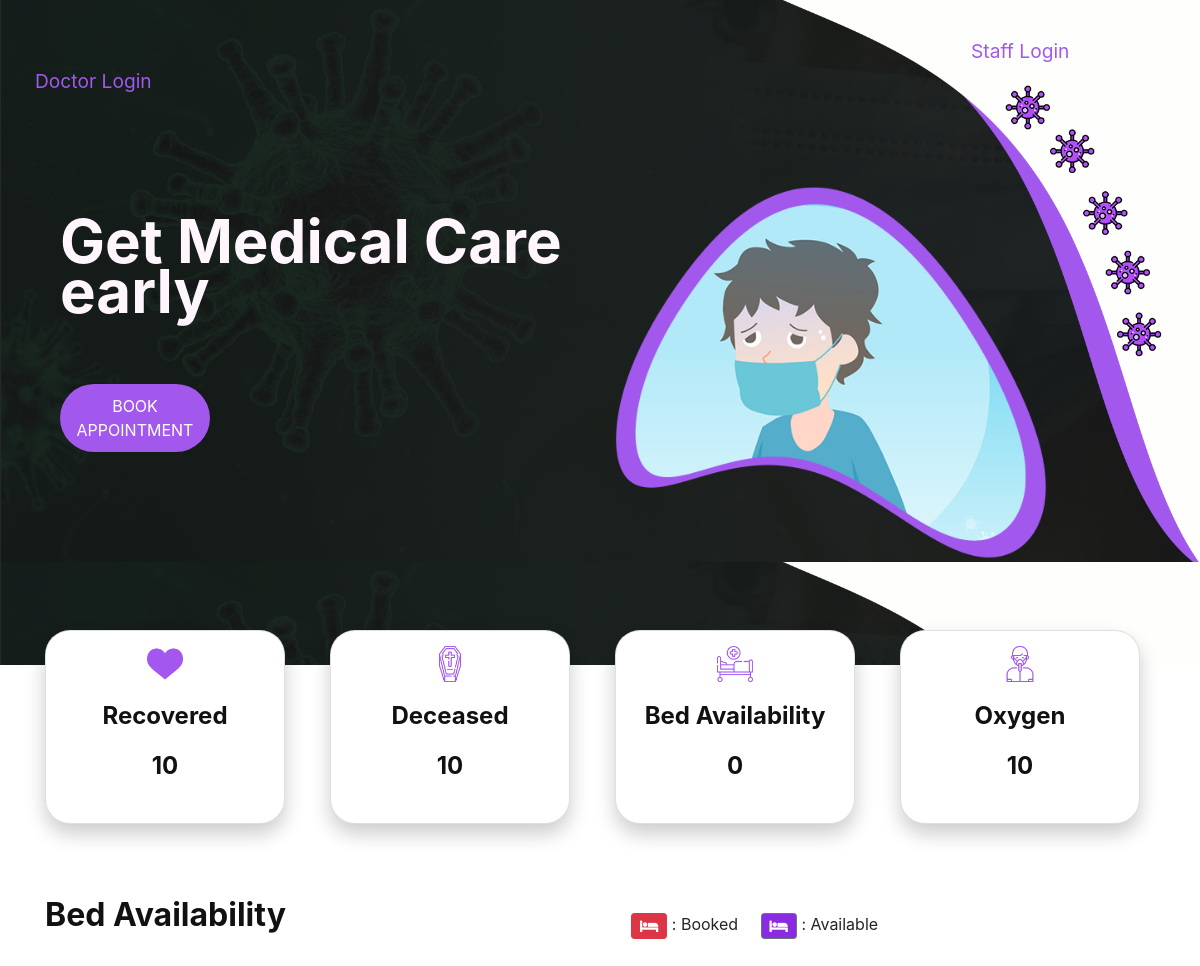
The app's page /, older data.
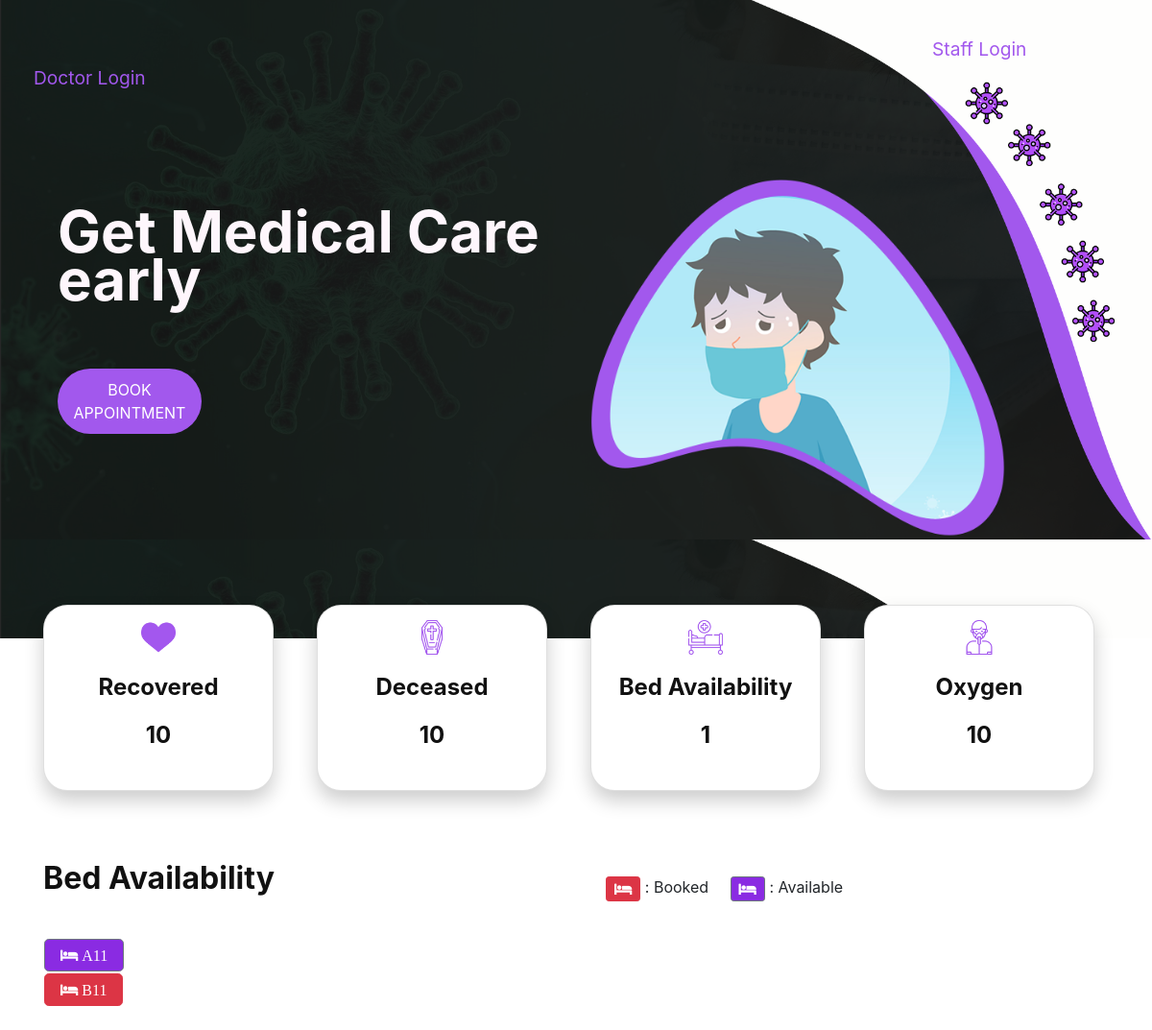
The same page, newer data.
### home/models.py (models this page shows, shortened)
class Bed(models.Model):
    bedId = models.AutoField(primary_key=True,max_length=24)
    bedNumber = models.CharField(max_length=5)
    occupied = models.BooleanField(default=False)

### home/views.py (the view, shortened to what this page needs)
# urls.py: 2. Add a URL to urlpatterns:  path('', views.home, name='home')
def home(request):
    beds = Bed.objects.all()
    bedcnt = 0
    for bed in beds:
        if bed.occupied == False:
            bedcnt = bedcnt + 1
    return render(request, 'index.html',{"bedcnt":bedcnt,"beds":beds})

### home/templates/index.html (shortened to what the changed rows need)
{% load static %}
<!DOCTYPE html>
<html lang="en">
<head>
    <link rel="stylesheet" href="https://stackpath.bootstrapcdn.com/bootstrap/4.1.3/css/bootstrap.min.css">
    <link rel="stylesheet" href="https://use.fontawesome.com/releases/v5.8.1/css/all.css">
    <link  href="{% static 'css/bootstrap.min.css' %}" rel="stylesheet">
    <link href="{% static 'css/style1.css' %}" rel="stylesheet">
    <link  href="{% static 'css/responsive.css' %}" rel="stylesheet">
    <link  href="{% static 'css/jquery.mCustomScrollbar.min.css' %}" rel="stylesheet">
    <link rel="stylesheet" href="https://netdna.bootstrapcdn.com/font-awesome/4.0.3/css/font-awesome.css">
    <link  href="{% static 'css/owl.carousel.min.css' %}" rel="stylesheet">
    <link rel="stylesheet" href="https://cdnjs.cloudflare.com/ajax/libs/fancybox/2.1.5/jquery.fancybox.min.css" media="screen">
    <link rel="stylesheet" href="https://stackpath.bootstrapcdn.com/bootstrap/4.5.0/css/bootstrap.min.css">
    <link rel="stylesheet" href="https://maxcdn.bootstrapcdn.com/font-awesome/4.7.0/css/font-awesome.min.css">
</head>
<body>
    <div class="header_section">
     <div class="banner_section layout_padding">
        <div class="container">
           <div id="my_slider" class="carousel slide" data-ride="carousel">
              <div class="carousel-inner">
                 <div class="carousel-item active">
                    <div class="row">
                       <div class="col-md-6">
                          <div class="container">
                             <h1 class="banner_taital">Get Medical Care early</h1>
                          </div>
                       </div>
                    </div>
                 </div>
              </div>
            </div>
        </div>
     </div>
    </div>
    <div class="container">
        <div class="row">
            <div class="col-sm">
                <div class="card" style="width: 15rem; border-radius: 25px;">
                    <div class="card-body">
                        <h5 class="card-title">Bed Availability</h5>
                        <h5 class="card-title">{{bedcnt}}</h5>
                    </div>
                </div>
            </div>
      </div>
	</div>
    <br><br>
        <div class="container my-4">
            <div class="row">
                <div class="col-sm">
                    <h2><b>Bed Availability</b></h2><br>
                </div>
            </div>
                    <table style="width:100%">
                        <tr rowspan="2">
                            {% for bed in beds%}
                            {% if bed.bedNumber|slice:":1" == 'A' or bed.bedNumber|slice:":1" == 'a' %}
                            {% if bed.occupied == True %}
                            <td><button type="button" class="btn btn-danger btn-lg fa fa-bed"> {{bed.bedNumber}}</button></td>
                            {% else %}
                            <td><button type="button" class="btn btn-secondary btn-lg fa fa-bed" name="bedfalse" style="background-color: blueviolet;"> {{bed.bedNumber}}</button></td>
                            {% endif %}
                            {% endif %}
                            {% endfor %}
                        </tr>
                        <tr rowspan="2">
                            {% for bed in beds%}
                            {% if bed.bedNumber|slice:":1" == 'B' or bed.bedNumber|slice:":1" == 'b' %}
                            {% if bed.occupied == True %}
                            <td><button type="button" class="btn btn-danger btn-lg fa fa-bed">
                                    {{bed.bedNumber}}</button></td>
                            {% else %}
                            <td><button type="button" class="btn btn-secondary btn-lg fa fa-bed"
                                    style="background-color: blueviolet;"> {{bed.bedNumber}}</button></td>
                            {% endif %}
                            {% endif %}
                            {% endfor %}
                        </tr>
                    </table>
        </div>
</body>
</html>

Row changes from the older to the newer data that the page shows:
added Bed: bedNumber "A11", shown under "Bed Availability"
added Bed: bedNumber "B11"
Text that changed along with them:
{{ bedcnt }}: "0" → "1"
